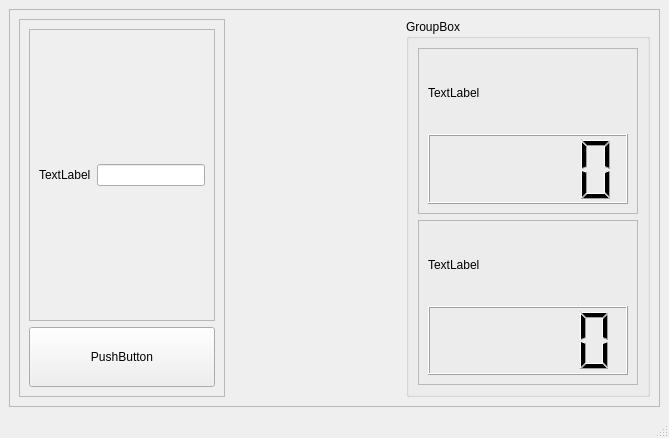
<?xml version="1.0" encoding="UTF-8"?>
<ui version="4.0">
 <class>MainWindow</class>
 <widget class="QMainWindow" name="MainWindow">
  <property name="geometry">
   <rect>
    <x>0</x>
    <y>0</y>
    <width>669</width>
    <height>438</height>
   </rect>
  </property>
  <property name="windowTitle">
   <string>MainWindow</string>
  </property>
  <widget class="QWidget" name="centralwidget">
   <layout class="QVBoxLayout" name="verticalLayout_5">
    <item>
     <widget class="QFrame" name="frame_6">
      <property name="frameShape">
       <enum>QFrame::Shape::StyledPanel</enum>
      </property>
      <property name="frameShadow">
       <enum>QFrame::Shadow::Raised</enum>
      </property>
      <layout class="QHBoxLayout" name="horizontalLayout_2">
       <item>
        <widget class="QFrame" name="frame_2">
         <property name="frameShape">
          <enum>QFrame::Shape::StyledPanel</enum>
         </property>
         <property name="frameShadow">
          <enum>QFrame::Shadow::Raised</enum>
         </property>
         <layout class="QVBoxLayout" name="verticalLayout">
          <item>
           <widget class="QFrame" name="frame">
            <property name="frameShape">
             <enum>QFrame::Shape::StyledPanel</enum>
            </property>
            <property name="frameShadow">
             <enum>QFrame::Shadow::Raised</enum>
            </property>
            <layout class="QHBoxLayout" name="horizontalLayout">
             <item>
              <widget class="QLabel" name="label">
               <property name="text">
                <string>TextLabel</string>
               </property>
              </widget>
             </item>
             <item>
              <widget class="QLineEdit" name="lineEdit"/>
             </item>
            </layout>
           </widget>
          </item>
          <item>
           <widget class="QPushButton" name="pushButton">
            <property name="minimumSize">
             <size>
              <width>110</width>
              <height>60</height>
             </size>
            </property>
            <property name="text">
             <string>PushButton</string>
            </property>
           </widget>
          </item>
         </layout>
        </widget>
       </item>
       <item>
        <spacer name="horizontalSpacer">
         <property name="orientation">
          <enum>Qt::Orientation::Horizontal</enum>
         </property>
         <property name="sizeHint" stdset="0">
          <size>
           <width>40</width>
           <height>20</height>
          </size>
         </property>
        </spacer>
       </item>
       <item>
        <widget class="QGroupBox" name="groupBox">
         <property name="title">
          <string>GroupBox</string>
         </property>
         <layout class="QVBoxLayout" name="verticalLayout_4">
          <item>
           <widget class="QFrame" name="frame_3">
            <property name="frameShape">
             <enum>QFrame::Shape::StyledPanel</enum>
            </property>
            <property name="frameShadow">
             <enum>QFrame::Shadow::Raised</enum>
            </property>
            <layout class="QVBoxLayout" name="verticalLayout_2">
             <item>
              <widget class="QLabel" name="label_2">
               <property name="text">
                <string>TextLabel</string>
               </property>
              </widget>
             </item>
             <item>
              <widget class="QLCDNumber" name="lcdNumber">
               <property name="minimumSize">
                <size>
                 <width>200</width>
                 <height>0</height>
                </size>
               </property>
              </widget>
             </item>
            </layout>
           </widget>
          </item>
          <item>
           <widget class="QFrame" name="frame_4">
            <property name="frameShape">
             <enum>QFrame::Shape::StyledPanel</enum>
            </property>
            <property name="frameShadow">
             <enum>QFrame::Shadow::Raised</enum>
            </property>
            <layout class="QVBoxLayout" name="verticalLayout_3">
             <item>
              <widget class="QLabel" name="label_3">
               <property name="text">
                <string>TextLabel</string>
               </property>
              </widget>
             </item>
             <item>
              <widget class="QLCDNumber" name="lcdNumber_2">
               <property name="minimumSize">
                <size>
                 <width>200</width>
                 <height>0</height>
                </size>
               </property>
              </widget>
             </item>
            </layout>
           </widget>
          </item>
         </layout>
        </widget>
       </item>
      </layout>
     </widget>
    </item>
   </layout>
  </widget>
  <widget class="QMenuBar" name="menubar">
   <property name="geometry">
    <rect>
     <x>0</x>
     <y>0</y>
     <width>669</width>
     <height>22</height>
    </rect>
   </property>
  </widget>
  <widget class="QStatusBar" name="statusbar"/>
 </widget>
 <resources/>
 <connections/>
</ui>
